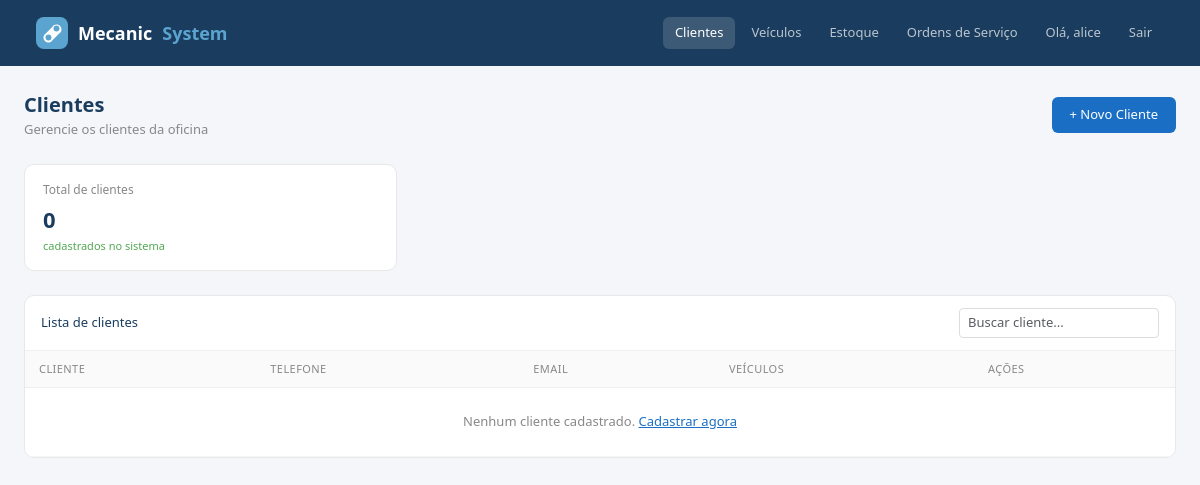
Page /clientes/ (signed in) on the earlier database version.
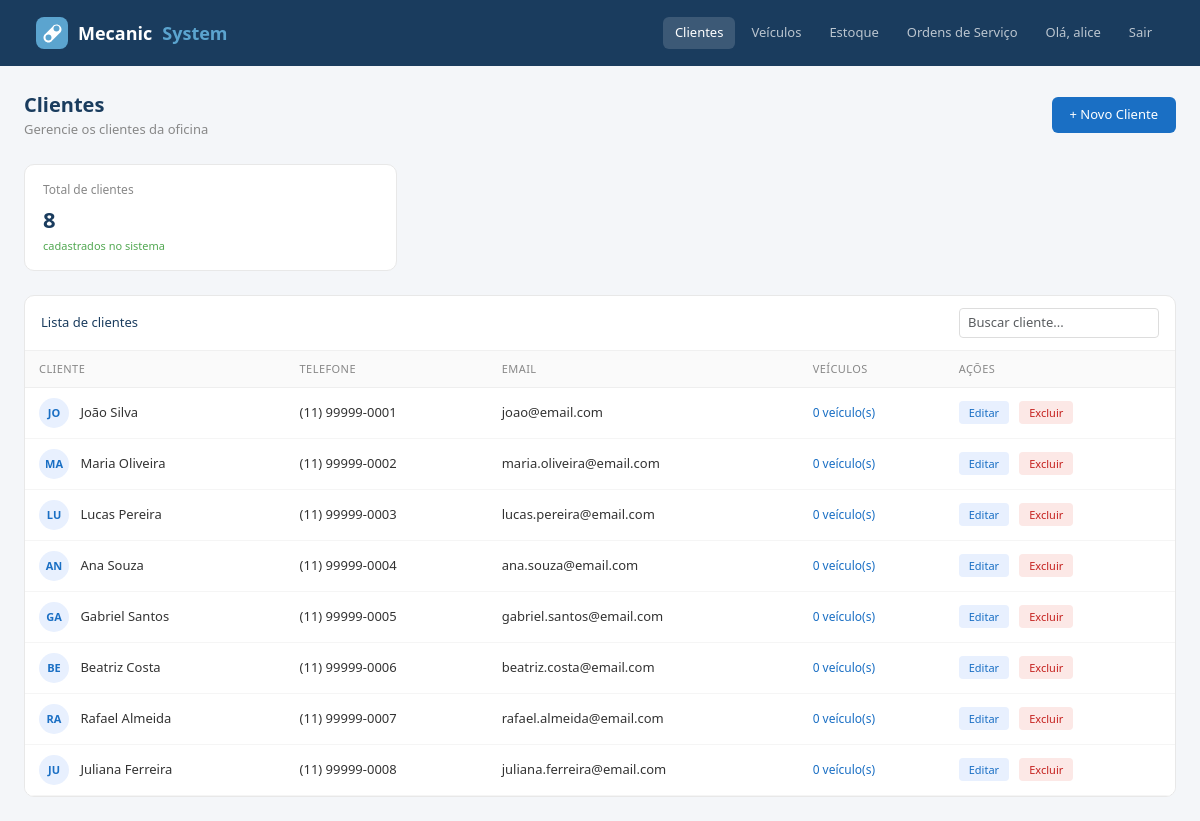
Same page on the later database version.
### clientes/models.py (models this page shows, shortened)
class Cliente(models.Model):
    nome = models.CharField(max_length=100)
    telefone = models.CharField(max_length=20, blank=True)
    email = models.EmailField(blank=True)

### clientes/views.py (the view)
# urls.py: path('', views.listar_clientes, name='listar_clientes'),
def listar_clientes(request):
    clientes = Cliente.objects.all()
    return render(request, 'clientes/listar.html', {'clientes': clientes})

### clientes/templates/clientes/listar.html (shortened to what this page needs)
{% extends "base.html" %}
{% block nav_clientes %}active{% endblock %}
{% block conteudo %}
<div class="d-flex justify-content-between align-items-center mb-4">
  <div>
    <div class="page-title">Clientes</div>
    <div class="page-sub">Gerencie os clientes da oficina</div>
  </div>
  <a href="/clientes/adicionar/" class="btn-novo">+ Novo Cliente</a>
</div>
<div class="row g-3 mb-4">
  <div class="col-md-4">
    <div class="stat-card">
      <div class="label">Total de clientes</div>
      <div class="value">{{ clientes|length }}</div>
      <div class="sub">cadastrados no sistema</div>
    </div>
  </div>
</div>
<div class="card-table">
  <div class="card-top">
    <span style="font-size:13px;font-weight:500;color:#1a3c5e">Lista de clientes</span>
    <input type="text" placeholder="Buscar cliente..." class="form-control form-control-sm" style="width:200px" id="busca" onkeyup="filtrar()">
  </div>
  <table class="table mb-0" id="tabela">
    <thead>
      <tr>
        <th>Cliente</th>
        <th>Telefone</th>
        <th>Email</th>
        <th>Veículos</th>
        <th>Ações</th>
      </tr>
    </thead>
    <tbody>
      {% for cliente in clientes %}
      <tr>
        <td>
          <span class="avatar-circle">{{ cliente.nome|slice:":2"|upper }}</span>
          {{ cliente.nome }}
        </td>
        <td>{{ cliente.telefone|default:"—" }}</td>
        <td>{{ cliente.email|default:"—" }}</td>
        <td>
          <a href="/clientes/detalhe/{{ cliente.id }}/" style="color:#1a6fc4;text-decoration:none;font-weight:500;font-size:12px">
            {{ cliente.veiculos.count }} veículo(s)
          </a>
        </td>
        <td>
          <a href="/clientes/editar/{{ cliente.id }}/" class="btn-edit" style="font-size:11px;text-decoration:none">Editar</a>
          <a href="/clientes/excluir/{{ cliente.id }}/" class="btn-del" style="padding:4px 10px;font-size:11px;text-decoration:none">Excluir</a>
        </td>
      </tr>
      {% empty %}
      <tr>
        <td colspan="5" class="text-center py-4" style="color:#888;font-size:13px">
          Nenhum cliente cadastrado.
          <a href="/clientes/adicionar/" style="color:#1a6fc4">Cadastrar agora</a>
        </td>
      </tr>
      {% endfor %}
    </tbody>
  </table>
</div>
{% endblock %}

Differences in the rows shown:
added Cliente: nome "JO", nome "João Silva", telefone "(11) 99999-0001", email "joao@email.com", veiculos.count "0"
added Cliente: nome "MA", nome "Maria Oliveira", telefone "(11) 99999-0002", email "maria.oliveira@email.com", veiculos.count "0"
added Cliente: nome "LU", nome "Lucas Pereira", telefone "(11) 99999-0003", email "lucas.pereira@email.com", veiculos.count "0"
added Cliente: nome "AN", nome "Ana Souza", telefone "(11) 99999-0004", email "ana.souza@email.com", veiculos.count "0"
added Cliente: nome "GA", nome "Gabriel Santos", telefone "(11) 99999-0005", email "gabriel.santos@email.com", veiculos.count "0"
added Cliente: nome "BE", nome "Beatriz Costa", telefone "(11) 99999-0006", email "beatriz.costa@email.com", veiculos.count "0"
added Cliente: nome "RA", nome "Rafael Almeida", telefone "(11) 99999-0007", email "rafael.almeida@email.com", veiculos.count "0"
added Cliente: nome "JU", nome "Juliana Ferreira", telefone "(11) 99999-0008", email "juliana.ferreira@email.com", veiculos.count "0"
Other differences:
{{ clientes|length }}: "0" → "8"
text no longer shown: "Nenhum cliente cadastrado. Cadastrar agora"
